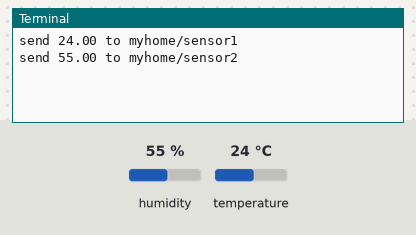
Recording of a program running on a simulated Raspberry Pi (BCM pin numbers). On the bench: the last lines printed to the terminal. Inputs (shaded band) come from the test bench; at power-on: humidity 55 %, temperature 24 °C. No MQTT or app messages arrive unless stated.

Above: at 1.3 s.
1.4 s: humidity set to 22 %
At 2.9 s:
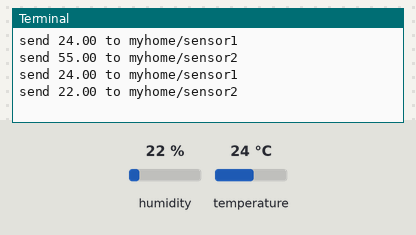
3.5 s: temperature set to 12 °C
At 5.0 s:
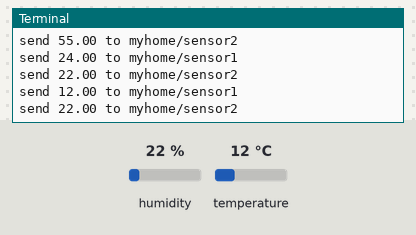
5.6 s: humidity set to 40 %
At 8.0 s:
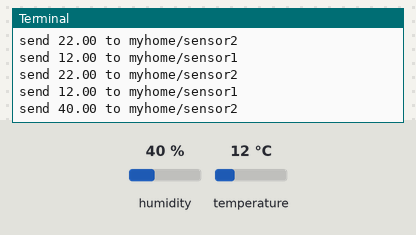
Timing chart, 0 to 9.5 s (numbered marks = the images above; inputs shaded):
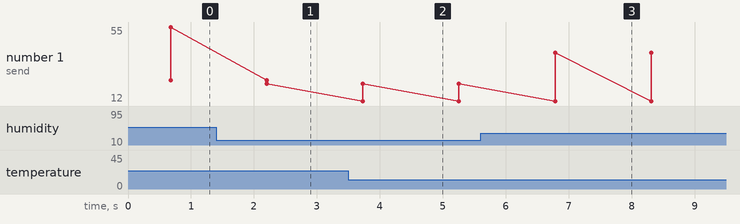

The program:

dht22-mqtt.py
```python
import paho.mqtt.client as mqtt
import time
import Adafruit_DHT

DHT_SENSOR = Adafruit_DHT.DHT22
DHT_PIN = 4

def on_connect(client, userdata, flags, rc):
    print(f"Connected with result code {rc}")

client = mqtt.Client()
client.on_connect = on_connect
client.connect("192.168.1.109", 1883, 60)

while True:
    humidity, temperature = Adafruit_DHT.read_retry(DHT_SENSOR, DHT_PIN)

    formatted_temp = "{:.2f}".format(temperature)
    formatted_hum = "{:.2f}".format(humidity)

    # the four parameters are topic, sending content, QoS and whether retaining the message respectively
    client.publish('myhome/sensor1', payload=formatted_temp, qos=0, retain=False)
    client.publish('myhome/sensor2', payload=formatted_hum, qos=0, retain=False)
    print(f"send {formatted_temp} to myhome/sensor1")
    print(f"send {formatted_hum} to myhome/sensor2")
    time.sleep(1)
client.loop_forever()
```

Measured:
- after the input at 1.4 s, the terminal: prints a new line after 0.80 s (image 1)
- after the input at 3.5 s, the terminal: prints a new line after 0.23 s (image 2)
- after the input at 5.6 s, the terminal: prints a new line after 1.2 s (image 3)
- plotted number 1: 55 → 22 after the input at 1.4 s, 22 → 40 after the input at 5.6 s
